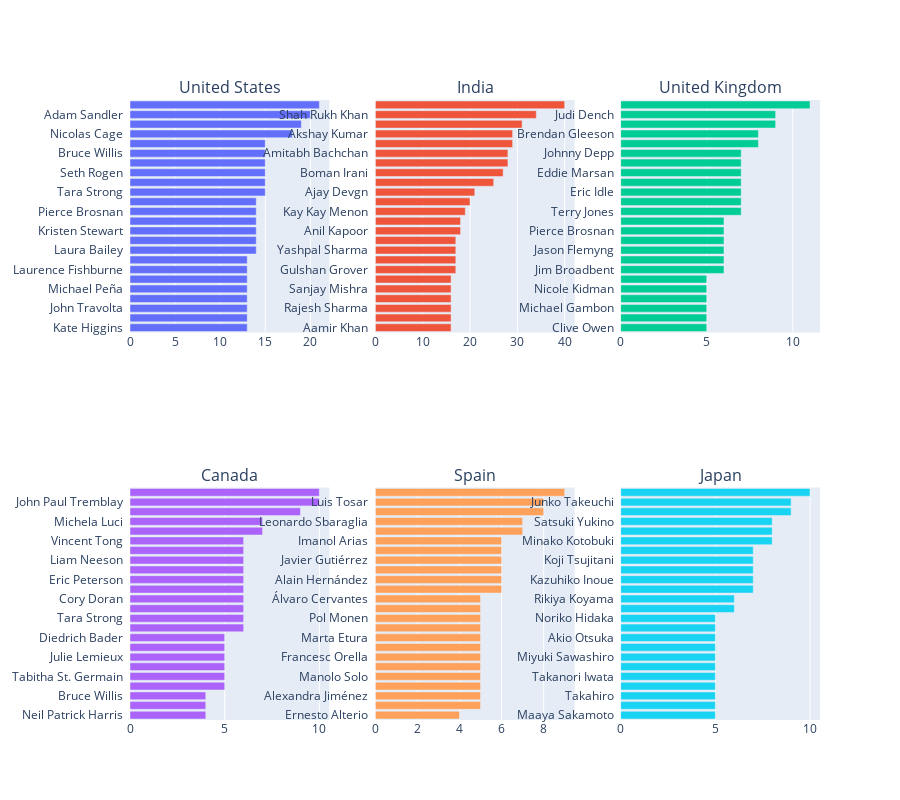

The code cell stored with this chart in its notebook:
### Markdown cell above
### **6. Film Oyuncuları Arasında En Yaygın Olan Kişiler**

### Code cell
def country_trace(country, flag="movie"):
    df["from_us"] = df['country'].fillna("").apply(lambda x: 1 if country.lower() in x.lower() else 0)
    small = df[df["from_us"] == 1]
    if flag == "movie":
        small = small[small["duration"] != ""]
    else:
        small = small[small["season_count"] != ""]
    cast = ", ".join(small['cast'].fillna("")).split(", ")
    tags = Counter(cast).most_common(25)
    tags = [_ for _ in tags if _[0] != "unknown"]

    labels, values = [_[0] + "  " for _ in tags], [_[1] for _ in tags]
    trace = go.Bar(y=labels[::-1], x=values[::-1], orientation="h", name="")
    return trace

traces = []
titles = ["United States", "", "India", "", "United Kingdom", "", "Canada", "", "Spain", "", "Japan"]
valid_titles = [title for title in titles if title]  # Boş olmayan başlıkları seçin
for title in valid_titles:
    traces.append(country_trace(title))

fig = make_subplots(rows=2, cols=3, subplot_titles=valid_titles)
for i, trace in enumerate(traces, start=1):
    row = (i - 1) // 3 + 1
    col = (i - 1) % 3 + 1
    fig.add_trace(trace, row, col)

fig.update_layout(height=800, showlegend=False)
fig.show()

### Figure 1 — Plotly figure (JSON) as saved in the notebook; plotly's stock layout.template omitted (floating-point values rounded to 4 significant figures)
{"data": [{"name": "", "orientation": "h", "type": "bar", "x": [13, 13, 13, 13, 13, 13, 13, 13, 14, 14, 14, 14, 14, 14, 15, 15, 15, 15, 15, 15, 18, 19, 20, 21], "xaxis": "x", "y": ["Kate Higgins  ", "Danny Trejo  ", "John Travolta  ", "Ray Liotta  ", "Michael Peña  ", "Amy Adams  ", "Laurence Fishburne  ", "Woody Harrelson  ", "Laura Bailey  ", "Johnny Depp  ", "Kristen Stewart  ", "Alfred Molina  ", "Pierce Brosnan  ", "Willem Dafoe  ", "Tara Strong  ", "Fred Tatasciore  ", "Seth Rogen  ", "Molly Shannon  ", "Bruce Willis  ", "Morgan Freeman  ", "Nicolas Cage  ", "James Franco  ", "Adam Sandler  ", "Samuel L. Jackson  "], "yaxis": "y"}, {"name": "", "orientation": "h", "type": "bar", "x": [16, 16, 16, 16, 16, 16, 17, 17, 17, 17, 18, 18, 19, 20, 21, 25, 27, 28, 28, 29, 29, 31, 34, 40], "xaxis": "x2", "y": ["Aamir Khan  ", "Vijay Raaz  ", "Rajesh Sharma  ", "Manoj Joshi  ", "Sanjay Mishra  ", "Tinnu Anand  ", "Gulshan Grover  ", "Asrani  ", "Yashpal Sharma  ", "Rajpal Yadav  ", "Anil Kapoor  ", "Nawazuddin Siddiqui  ", "Kay Kay Menon  ", "Salman Khan  ", "Ajay Devgn  ", "Kareena Kapoor  ", "Boman Irani  ", "Paresh Rawal  ", "Amitabh Bachchan  ", "Om Puri  ", "Akshay Kumar  ", "Naseeruddin Shah  ", "Shah Rukh Khan  ", "Anupam Kher  "], "yaxis": "y2"}, {"name": "", "orientation": "h", "type": "bar", "x": [5, 5, 5, 5, 5, 5, 6, 6, 6, 6, 6, 6, 7, 7, 7, 7, 7, 7, 7, 8, 8, 9, 9, 11], "xaxis": "x3", "y": ["Clive Owen  ", "Anthony Hopkins  ", "Michael Gambon  ", "Olga Kurylenko  ", "Nicole Kidman  ", "Jude Law  ", "Jim Broadbent  ", "Graham Chapman  ", "Jason Flemyng  ", "Natalie Dormer  ", "Pierce Brosnan  ", "Ben Whishaw  ", "Terry Jones  ", "Terry Gilliam  ", "Eric Idle  ", "Samuel West  ", "Eddie Marsan  ", "James Cosmo  ", "Johnny Depp  ", "Helena Bonham Carter  ", "Brendan Gleeson  ", "Michael Palin  ", "Judi Dench  ", "John Cleese  "], "yaxis": "y3"}, {"name": "", "orientation": "h", "type": "bar", "x": [4, 4, 4, 5, 5, 5, 5, 5, 5, 6, 6, 6, 6, 6, 6, 6, 6, 6, 6, 7, 7, 9, 10, 10], "xaxis": "x4", "y": ["Neil Patrick Harris  ", "Tantoo Cardinal  ", "Bruce Willis  ", "Patrick Roach  ", "Tabitha St. Germain  ", "Ashleigh Ball  ", "Julie Lemieux  ", "Anna Claire Bartlam  ", "Diedrich Bader  ", "Cathy Weseluck  ", "Tara Strong  ", "Andrea Libman  ", "Cory Doran  ", "Nicolas Aqui  ", "Eric Peterson  ", "Jamie Watson  ", "Liam Neeson  ", "Colm Feore  ", "Vincent Tong  ", "Mike Smith  ", "Michela Luci  ", "John Dunsworth  ", "John Paul Tremblay  ", "Robb Wells  "], "yaxis": "y4"}, {"name": "", "orientation": "h", "type": "bar", "x": [4, 5, 5, 5, 5, 5, 5, 5, 5, 5, 5, 5, 5, 6, 6, 6, 6, 6, 6, 7, 7, 8, 8, 9], "xaxis": "x5", "y": ["Ernesto Alterio  ", "Macarena Gómez  ", "Alexandra Jiménez  ", "Secun de la Rosa  ", "Manolo Solo  ", "Pedro Casablanc  ", "Francesc Orella  ", "Carlos Areces  ", "Marta Etura  ", "Ramón Barea  ", "Pol Monen  ", "Luis Callejo  ", "Álvaro Cervantes  ", "Emilio Gutiérrez Caba  ", "Alain Hernández  ", "Belén Cuesta  ", "Javier Gutiérrez  ", "Dani Rovira  ", "Imanol Arias  ", "Karra Elejalde  ", "Leonardo Sbaraglia  ", "Carmen Machi  ", "Luis Tosar  ", "Mario Casas  "], "yaxis": "y5"}, {"name": "", "orientation": "h", "type": "bar", "x": [5, 5, 5, 5, 5, 5, 5, 5, 5, 5, 5, 6, 6, 7, 7, 7, 7, 7, 8, 8, 8, 9, 9, 10], "xaxis": "x6", "y": ["Maaya Sakamoto  ", "Mamoru Miyano  ", "Takahiro  ", "Hiroomi Tosaka  ", "Takanori Iwata  ", "Daisuke Ono  ", "Miyuki Sawashiro  ", "Fumiko Orikasa  ", "Akio Otsuka  ", "Ken Narita  ", "Noriko Hidaka  ", "Koichi Yamadera  ", "Rikiya Koyama  ", "Takahiro Sakurai  ", "Kazuhiko Inoue  ", "Kumiko Watanabe  ", "Koji Tsujitani  ", "Kappei Yamaguchi  ", "Minako Kotobuki  ", "Houko Kuwashima  ", "Satsuki Yukino  ", "Chie Nakamura  ", "Junko Takeuchi  ", "Yuki Kaji  "], "yaxis": "y6"}], "layout": {"annotations": [{"font": {"size": 16}, "showarrow": false, "text": "United States", "x": 0.1444, "xanchor": "center", "xref": "paper", "y": 1, "yanchor": "bottom", "yref": "paper"}, {"font": {"size": 16}, "showarrow": false, "text": "India", "x": 0.5, "xanchor": "center", "xref": "paper", "y": 1, "yanchor": "bottom", "yref": "paper"}, {"font": {"size": 16}, "showarrow": false, "text": "United Kingdom", "x": 0.8556, "xanchor": "center", "xref": "paper", "y": 1, "yanchor": "bottom", "yref": "paper"}, {"font": {"size": 16}, "showarrow": false, "text": "Canada", "x": 0.1444, "xanchor": "center", "xref": "paper", "y": 0.375, "yanchor": "bottom", "yref": "paper"}, {"font": {"size": 16}, "showarrow": false, "text": "Spain", "x": 0.5, "xanchor": "center", "xref": "paper", "y": 0.375, "yanchor": "bottom", "yref": "paper"}, {"font": {"size": 16}, "showarrow": false, "text": "Japan", "x": 0.8556, "xanchor": "center", "xref": "paper", "y": 0.375, "yanchor": "bottom", "yref": "paper"}], "height": 800, "showlegend": false, "xaxis": {"anchor": "y", "domain": [0, 0.2889]}, "xaxis2": {"anchor": "y2", "domain": [0.3556, 0.6444]}, "xaxis3": {"anchor": "y3", "domain": [0.7111, 1]}, "xaxis4": {"anchor": "y4", "domain": [0, 0.2889]}, "xaxis5": {"anchor": "y5", "domain": [0.3556, 0.6444]}, "xaxis6": {"anchor": "y6", "domain": [0.7111, 1]}, "yaxis": {"anchor": "x", "domain": [0.625, 1]}, "yaxis2": {"anchor": "x2", "domain": [0.625, 1]}, "yaxis3": {"anchor": "x3", "domain": [0.625, 1]}, "yaxis4": {"anchor": "x4", "domain": [0, 0.375]}, "yaxis5": {"anchor": "x5", "domain": [0, 0.375]}, "yaxis6": {"anchor": "x6", "domain": [0, 0.375]}}}
